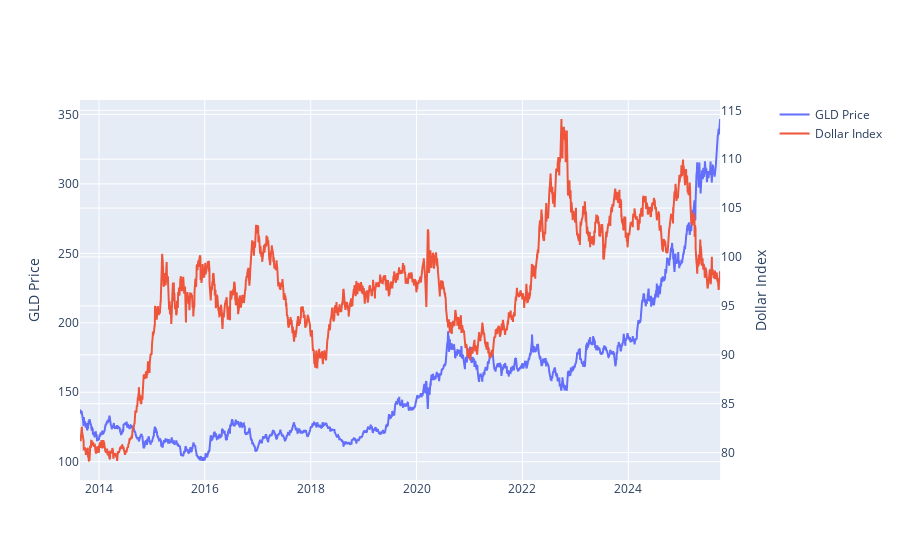

Notebook cell for this chart:
### Markdown cell above
Plot 2 - GLD Price vs DXY 

- Most of the time gold price and dollar index has inverse relationship.
- When dollar strengthens gold is paid with dollars so less price 
- Also, interest rate hikes follows with dollar surge , making gold less attractive under high interest rate regime.

### Code cell
# 1) subplot 
fig = make_subplots(specs=[[{"secondary_y": True}]])

# 2) First y axis
fig.add_trace(
    go.Scatter(x=daily_merged.index, y=daily_merged['GLD'], name="GLD Price"),
    secondary_y=False
)

# 3) Second y axis
fig.add_trace(
    go.Scatter(x=daily_merged.index, y=daily_merged['DX-Y.NYB'], name="Dollar Index"),
    secondary_y=True
)

# 4) y axis name
fig.update_yaxes(title_text="GLD Price", secondary_y=False)
fig.update_yaxes(title_text="Dollar Index", secondary_y=True)

fig.show()

### Figure 1 — Plotly figure (JSON) as saved in the notebook; plotly's stock layout.template omitted (floating-point values rounded to 4 significant figures; data arrays with more than 128 entries replaced by an {"elided": "..."} marker saying what was removed)
{"data": [{"name": "GLD Price", "type": "scatter", "x": {"elided": "3002 str values"}, "xaxis": "x", "y": {"elided": "3002 float values"}, "yaxis": "y"}, {"name": "Dollar Index", "type": "scatter", "x": {"elided": "3002 str values"}, "xaxis": "x", "y": {"elided": "3002 float values"}, "yaxis": "y2"}], "layout": {"xaxis": {"anchor": "y", "domain": [0, 0.94]}, "yaxis": {"anchor": "x", "domain": [0, 1], "title": {"text": "GLD Price"}}, "yaxis2": {"anchor": "x", "overlaying": "y", "side": "right", "title": {"text": "Dollar Index"}}}}
